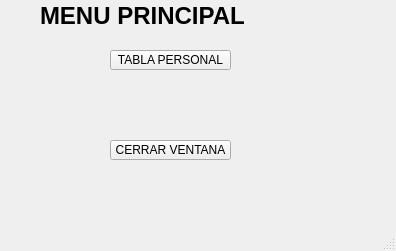
<?xml version="1.0" encoding="UTF-8"?>
<ui version="4.0">
 <class>vent_menu</class>
 <widget class="QMainWindow" name="vent_menu">
  <property name="geometry">
   <rect>
    <x>0</x>
    <y>0</y>
    <width>396</width>
    <height>251</height>
   </rect>
  </property>
  <property name="windowTitle">
   <string>MainWindow</string>
  </property>
  <widget class="QWidget" name="centralwidget">
   <widget class="QLabel" name="label">
    <property name="geometry">
     <rect>
      <x>40</x>
      <y>0</y>
      <width>281</width>
      <height>31</height>
     </rect>
    </property>
    <property name="font">
     <font>
      <pointsize>18</pointsize>
      <weight>75</weight>
      <bold>true</bold>
     </font>
    </property>
    <property name="text">
     <string>MENU PRINCIPAL</string>
    </property>
   </widget>
   <widget class="QPushButton" name="btn_persona">
    <property name="geometry">
     <rect>
      <x>110</x>
      <y>50</y>
      <width>121</width>
      <height>20</height>
     </rect>
    </property>
    <property name="text">
     <string>TABLA PERSONAL</string>
    </property>
   </widget>
   <widget class="QPushButton" name="btn_cerrar">
    <property name="geometry">
     <rect>
      <x>110</x>
      <y>140</y>
      <width>121</width>
      <height>20</height>
     </rect>
    </property>
    <property name="text">
     <string>CERRAR VENTANA</string>
    </property>
   </widget>
  </widget>
  <widget class="QMenuBar" name="menubar">
   <property name="geometry">
    <rect>
     <x>0</x>
     <y>0</y>
     <width>396</width>
     <height>26</height>
    </rect>
   </property>
  </widget>
  <widget class="QStatusBar" name="statusbar"/>
 </widget>
 <resources/>
 <connections/>
</ui>
